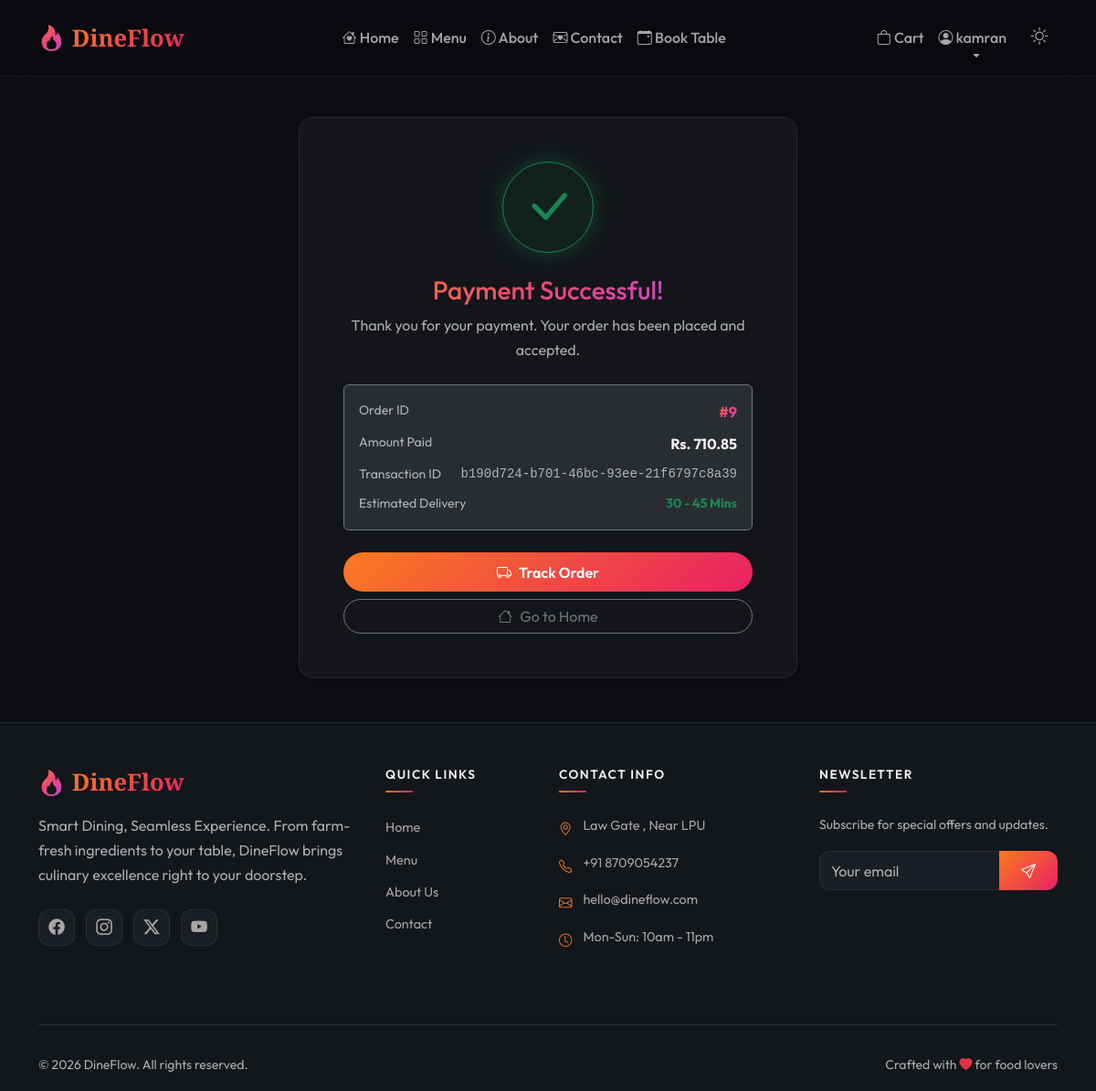
The page /payments/success/9/ (signed in) on the database its author committed.
### accounts/models.py (models this page shows, shortened)
class User(AbstractUser):
    class Role(models.TextChoices):
        CUSTOMER = 'customer', 'Customer'
        MANAGER = 'manager', 'Restaurant Manager'
        ADMIN = 'admin', 'Administrator'
    role = models.CharField(
        max_length=20,
        choices=Role.choices,
        default=Role.CUSTOMER,
    )
    phone = models.CharField(max_length=20, blank=True, null=True)
    address = models.TextField(blank=True, null=True)
    city = models.CharField(max_length=100, blank=True, null=True)
    state = models.CharField(max_length=100, blank=True, null=True)
    zip_code = models.CharField(max_length=20, blank=True, null=True)
    profile_picture = models.ImageField(
        upload_to='profile_pics/',
        blank=True,
        null=True,
        default='profile_pics/default.png',
    )
    created_at = models.DateTimeField(auto_now_add=True)
    updated_at = models.DateTimeField(auto_now=True)
    class Meta:
        verbose_name = 'User'
        verbose_name_plural = 'Users'
        ordering = ['-created_at']

### orders/models.py (models this page shows, shortened)
class Order(models.Model):
    class OrderStatus(models.TextChoices):
        PENDING = 'pending', 'Pending'
        ACCEPTED = 'accepted', 'Accepted'
        PREPARING = 'preparing', 'Preparing'
        READY = 'ready', 'Ready'
        OUT_FOR_DELIVERY = 'out_for_delivery', 'Out For Delivery'
        DELIVERED = 'delivered', 'Delivered'
        CANCELLED = 'cancelled', 'Cancelled'
    class PaymentStatus(models.TextChoices):
        PENDING = 'pending', 'Pending'
        PAID = 'paid', 'Paid'
        FAILED = 'failed', 'Failed'
        REFUNDED = 'refunded', 'Refunded'
    customer = models.ForeignKey(
        settings.AUTH_USER_MODEL,
        on_delete=models.CASCADE,
        related_name='orders',
    )
    total_amount = models.DecimalField(max_digits=10, decimal_places=2, default=0)
    payment_status = models.CharField(
        max_length=20,
        choices=PaymentStatus.choices,
        default=PaymentStatus.PENDING,
    )
    order_status = models.CharField(
        max_length=20,
        choices=OrderStatus.choices,
        default=OrderStatus.PENDING,
    )
    delivery_address = models.TextField(blank=True, null=True)
    special_instructions = models.TextField(blank=True, null=True)
    order_date = models.DateTimeField(auto_now_add=True)
    updated_at = models.DateTimeField(auto_now=True)
    class Meta:
        verbose_name = 'Order'
        verbose_name_plural = 'Orders'
        ordering = ['-order_date']

### payments/models.py (models this page shows, shortened)
class Payment(models.Model):
    class PaymentMethod(models.TextChoices):
        CASH = 'cash', 'Cash on Delivery'
        CARD = 'card', 'Credit/Debit Card'
        UPI = 'upi', 'UPI'
        WALLET = 'wallet', 'Digital Wallet'
    class PaymentStatus(models.TextChoices):
        PENDING = 'pending', 'Pending'
        PENDING_VERIFICATION = 'pending_verification', 'Pending Verification'
        COMPLETED = 'completed', 'Completed'
        FAILED = 'failed', 'Failed'
        REFUNDED = 'refunded', 'Refunded'
    order = models.OneToOneField(
        'orders.Order',
        on_delete=models.CASCADE,
        related_name='payment',
    )
    amount = models.DecimalField(max_digits=10, decimal_places=2)
    payment_method = models.CharField(
        max_length=20,
        choices=PaymentMethod.choices,
        default=PaymentMethod.CASH,
    )
    transaction_id = models.CharField(
        max_length=100,
        unique=True,
        default=uuid.uuid4,
    )
    payment_status = models.CharField(
        max_length=30,
        choices=PaymentStatus.choices,
        default=PaymentStatus.PENDING,
    )
    payment_date = models.DateTimeField(auto_now_add=True)
    class Meta:
        verbose_name = 'Payment'
        verbose_name_plural = 'Payments'
        ordering = ['-payment_date']

### payments/views.py (the view)
# urls.py: path('success/<int:order_id>/', views.payment_success_view, name='success'),
@login_required
def payment_success_view(request, order_id):
    order = get_object_or_404(Order, pk=order_id, customer=request.user)
    return render(request, 'payments/success.html', {'order': order})

### cart/context_processors.py (called while the page is built)
def cart_item_count(request):
    count = 0
    if request.user.is_authenticated:
        try:
            from .models import Cart
            cart = Cart.objects.get(user=request.user)
            count = cart.total_items
        except Cart.DoesNotExist:
            count = 0
    return {'cart_item_count': count}

### cart/models.py (called while the page is built)
    @property
    def total_items(self):
        return sum(item.quantity for item in self.items.all())

### templates/payments/success.html (shortened to what this page needs)
{% extends 'base.html' %}
{% load static %}
{% block content %}
<section class="payment-status-section py-5">
    <div class="container" style="margin-top: 80px;">
        <div class="row justify-content-center">
            <div class="col-md-7 col-lg-6 text-center animate-fade-up">
                <div class="glass-card p-5">
                    <div class="mb-4 d-inline-flex align-items-center justify-content-center bg-success bg-opacity-10 border border-success rounded-circle" style="width: 100px; height: 100px; box-shadow: 0 0 25px rgba(25, 135, 84, 0.4);">
                        <i class="bi bi-check-lg text-success" style="font-size: 3.5rem;"></i>
                    </div>
                    <h2 class="font-heading h3 text-gradient mb-2">Payment Successful!</h2>
                    <p class="text-muted mb-4">Thank you for your payment. Your order has been placed and accepted.</p>
                    <div class="p-3 bg-secondary bg-opacity-25 rounded border border-secondary text-start mb-4">
                        <div class="d-flex justify-content-between mb-2">
                            <span class="text-muted small">Order ID</span>
                            <span class="fw-bold text-gradient font-heading">#{{ order.pk }}</span>
                        </div>
                        <div class="d-flex justify-content-between mb-2">
                            <span class="text-muted small">Amount Paid</span>
                            <span class="fw-bold">Rs. {{ order.total_amount }}</span>
                        </div>
                        <div class="d-flex justify-content-between mb-2">
                            <span class="text-muted small">Transaction ID</span>
                            <span class="font-monospace text-muted small">{{ order.payment.transaction_id|default:"N/A" }}</span>
                        </div>
                        <div class="d-flex justify-content-between">
                            <span class="text-muted small">Estimated Delivery</span>
                            <span class="text-success small fw-bold">30 - 45 Mins</span>
                        </div>
                    </div>
                    <div class="d-grid gap-2">
                        <a href="{% url 'orders:detail' order.pk %}" class="btn btn-gradient-primary rounded-pill py-2.5">
                            <i class="bi bi-truck me-2"></i>Track Order
                        </a>
                        <a href="{% url 'core:home' %}" class="btn btn-outline-secondary rounded-pill py-2.5">
                            <i class="bi bi-house me-2"></i>Go to Home
                        </a>
                    </div>
                </div>
            </div>
        </div>
    </div>
</section>
{% endblock %}

### templates/base.html (shortened to what this page needs)
{% load static %}
<!DOCTYPE html>
<html lang="en" data-bs-theme="dark">
<head>
    <link href="https://cdn.jsdelivr.net/npm/bootstrap@5.3.3/dist/css/bootstrap.min.css" rel="stylesheet">
    <link href="https://cdn.jsdelivr.net/npm/bootstrap-icons@1.11.3/font/bootstrap-icons.min.css" rel="stylesheet">
    <link rel="stylesheet" href="{% static 'css/style.css' %}">
</head>
<body>
    <nav class="navbar navbar-expand-lg fixed-top glass-navbar" id="mainNavbar">
        <div class="container">
            <a class="navbar-brand brand-logo" href="{% url 'core:home' %}">
                <i class="bi bi-fire text-gradient"></i>
                <span class="brand-text">DineFlow</span>
            </a>
            <div class="collapse navbar-collapse" id="navbarNav">
                <ul class="navbar-nav mx-auto">
                    <li class="nav-item">
                        <a class="nav-link" href="{% url 'core:home' %}">
                            <i class="bi bi-house-heart"></i> Home
                        </a>
                    </li>
                    <li class="nav-item">
                        <a class="nav-link" href="{% url 'menu:list' %}">
                            <i class="bi bi-grid"></i> Menu
                        </a>
                    </li>
                    <li class="nav-item">
                        <a class="nav-link" href="{% url 'core:about' %}">
                            <i class="bi bi-info-circle"></i> About
                        </a>
                    </li>
                    <li class="nav-item">
                        <a class="nav-link" href="{% url 'core:contact' %}">
                            <i class="bi bi-envelope-heart"></i> Contact
                        </a>
                    </li>
                    <li class="nav-item">
                        <a class="nav-link" href="{% url 'reservations:create' %}">
                            <i class="bi bi-calendar-event"></i> Book Table
                        </a>
                    </li>
                </ul>
                <ul class="navbar-nav">
                    {% if user.is_authenticated %}
                    <li class="nav-item">
                        <a class="nav-link cart-link" href="{% url 'cart:view' %}">
                            <i class="bi bi-bag"></i> Cart
                        </a>
                    </li>
                    <li class="nav-item dropdown">
                        <a class="nav-link dropdown-toggle" href="#" role="button" data-bs-toggle="dropdown">
                            <i class="bi bi-person-circle"></i>
                            {{ user.first_name|default:user.username }}
                        </a>
                    </li>
                    {% endif %}
                    <li class="nav-item ms-2">
                        <button class="btn btn-link nav-link theme-toggle" id="themeToggle" title="Toggle theme">
                            <i class="bi bi-moon-stars" id="themeIcon"></i>
                        </button>
                    </li>
                </ul>
            </div>
        </div>
    </nav>
    <main id="mainContent">
        {% block content %}{% endblock %}
    </main>
    <footer class="footer-section">
        <div class="container">
            <div class="row g-4 py-5">
                <div class="col-lg-4">
                    <h4 class="brand-logo mb-3">
                        <i class="bi bi-fire text-gradient"></i>
                        <span class="brand-text">DineFlow</span>
                    </h4>
                    <p class="text-muted mb-4">
                        Smart Dining, Seamless Experience. From farm-fresh ingredients to your table,
                        DineFlow brings culinary excellence right to your doorstep.
                    </p>
                    <div class="social-links">
                        <a href="#" class="social-link"><i class="bi bi-facebook"></i></a>
                        <a href="#" class="social-link"><i class="bi bi-instagram"></i></a>
                        <a href="#" class="social-link"><i class="bi bi-twitter-x"></i></a>
                        <a href="#" class="social-link"><i class="bi bi-youtube"></i></a>
                    </div>
                </div>
                <div class="col-lg-2 col-md-4">
                    <h6 class="footer-heading">Quick Links</h6>
                    <ul class="footer-links">
                        <li><a href="{% url 'core:home' %}">Home</a></li>
                        <li><a href="{% url 'menu:list' %}">Menu</a></li>
                        <li><a href="{% url 'core:about' %}">About Us</a></li>
                        <li><a href="{% url 'core:contact' %}">Contact</a></li>
                    </ul>
                </div>
                <div class="col-lg-3 col-md-4">
                    <h6 class="footer-heading">Contact Info</h6>
                    <ul class="footer-contact">
                        <li><i class="bi bi-geo-alt"></i> Law Gate , Near LPU</li>
                        <li><i class="bi bi-telephone"></i> +91 8709054237</li>
                        <li><i class="bi bi-envelope"></i> hello@dineflow.com</li>
                        <li><i class="bi bi-clock"></i> Mon-Sun: 10am - 11pm</li>
                    </ul>
                </div>
                <div class="col-lg-3 col-md-4">
                    <h6 class="footer-heading">Newsletter</h6>
                    <p class="text-muted small">Subscribe for special offers and updates.</p>
                    <form class="newsletter-form">
                        <div class="input-group">
                            <input type="email" class="form-control" placeholder="Your email">
                            <button class="btn btn-gradient-primary" type="button">
                                <i class="bi bi-send"></i>
                            </button>
                        </div>
                    </form>
                </div>
            </div>
            <hr class="border-secondary">
            <div class="row py-3">
                <div class="col-md-6">
                    <p class="text-muted small mb-0">&copy; 2026 DineFlow. All rights reserved.</p>
                </div>
                <div class="col-md-6 text-md-end">
                    <p class="text-muted small mb-0">Crafted with <i class="bi bi-heart-fill text-danger"></i> for food
                        lovers</p>
                </div>
            </div>
        </div>
    </footer>
</body>
</html>

### rows shown on the page
User: first_name "kamran"
Order: pk "9", total_amount "710.85", payment.transaction_id "b190d724-b701-46bc-93ee-21f6797c8a39"
